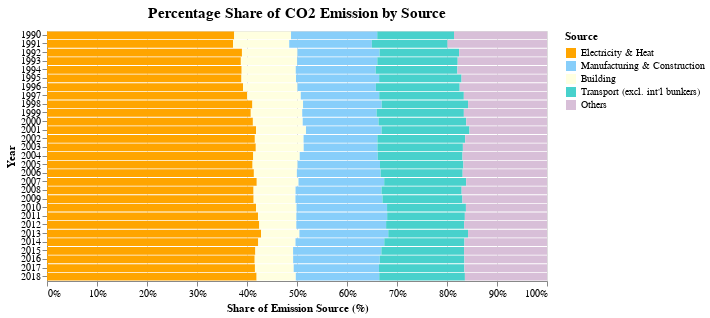

Write notebook code for a chart like this one.
### Code cell
bars = alt.Chart(stacked_df).mark_bar().transform_joinaggregate(
    order='sum(Amount)',
    groupby=['year']).encode(
    x=alt.X('sum(Amount):Q', stack='normalize', 
            axis=alt.Axis(title='Share of Emission Source (%)',format='%')),
    y=alt.Y('year:O',
            axis=alt.Axis(title='Year')),
    color=alt.Color('Source:N',
                     scale=alt.Scale(domain=['Electricity & Heat', 'Manufacturing & Construction', 'Building', "Transport (excl. int'l bunkers)", 'Others'],
                     range=['orange','lightskyblue','lightyellow','mediumturquoise','thistle'])),
    order=alt.Order('order:Q',sort='descending')
                     
).properties(width=500, height=250,
             title=alt.TitleParams(text='Percentage Share of CO2 Emission by Source',dy=-5,fontSize=15)
            )

bars

### Figure 1 — Vega-Lite specification as saved in the notebook (floating-point values rounded to 4 significant figures; data arrays with more than 128 entries replaced by an {"elided": "..."} marker saying what was removed)
{"config": {"view": {"continuousWidth": 400, "continuousHeight": 300}}, "data": {"name": "data-52280d22393db7865087ebc4c9cd6bb6"}, "mark": "bar", "encoding": {"color": {"type": "nominal", "field": "Source", "scale": {"domain": ["Electricity & Heat", "Manufacturing & Construction", "Building", "Transport (excl. int'l bunkers)", "Others"], "range": ["orange", "lightskyblue", "lightyellow", "mediumturquoise", "thistle"]}}, "order": {"type": "quantitative", "field": "order", "sort": "descending"}, "x": {"type": "quantitative", "aggregate": "sum", "axis": {"format": "%", "title": "Share of Emission Source (%)"}, "field": "Amount", "stack": "normalize"}, "y": {"type": "ordinal", "axis": {"title": "Year"}, "field": "year"}}, "height": 250, "title": {"text": "Percentage Share of CO2 Emission by Source", "dy": -5, "fontSize": 15}, "transform": [{"joinaggregate": [{"op": "sum", "field": "Amount", "as": "order"}], "groupby": ["year"]}], "width": 500, "$schema": "https://vega.github.io/schema/vega-lite/v4.8.1.json", "datasets": {"data-52280d22393db7865087ebc4c9cd6bb6": {"elided": "145 records"}}}
